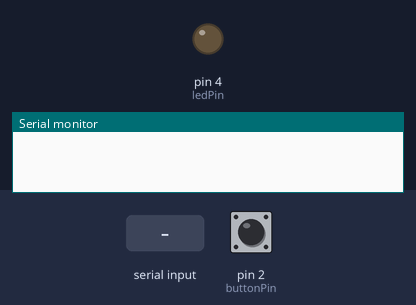
Bench run of a sketch on a simulated Arduino Uno, built with avr-gcc and run on an emulated ATmega328P. Parts: output pins drawn as LEDs (lit = HIGH), the last lines printed to the serial monitor. The test bench sets the inputs (shaded band); at power-on: pin 2 (buttonPin) LOW.

Above: at 2.0 s.
2.1 s: pin 2 (buttonPin) pulled HIGH for 0.15 s
At 3.1 s:
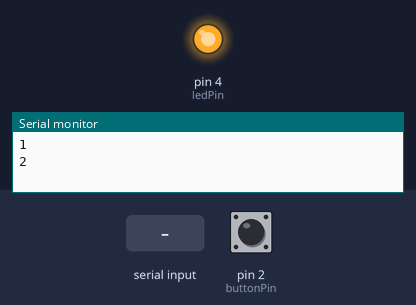
3.7 s: "90,45\n" received over Serial
At 4.6 s:
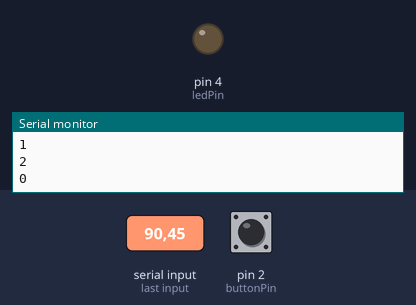
Timing chart, 0 to 6.7 s (numbered marks = the images above; inputs shaded):
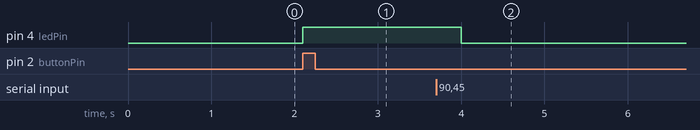

The sketch:

serial_led.ino
```cpp
/*
  Project8

  This script is based on project 6

  modified 15 July 2024
  by Yasmin Bohak
  modified 16 July 2024 (project 8)
  by Yasmin Bohak

  Interupt led on but off only x seconds after turned off using MsTimer2
  x is input read from the serial monitor

*/
int ledPin = 4;
//Short pin 6 --> 2 on the arduino board
int buttonPin = 2;//6;
int buttonState = LOW;
long t = 0;
long value = -1;
String value_read = "-1";
bool wrong_input = false;


//Libraries
#include <MsTimer2.h>


void setup() {
  pinMode(ledPin, OUTPUT);          // Initialize the LED pin as an output
  pinMode(buttonPin, INPUT); // Initialize the button pin with internal pull-up
  Serial.begin(115200); // Initialize serial communication

  // Attach interrupt to buttonPin, call the function on RISING edge
  attachInterrupt(digitalPinToInterrupt(buttonPin), buttonFun, CHANGE);
  }

void loop() {
  //add some delay
  delay(1000);
  // Continously check for input from serial monitor, but only read when an input was giver
  if (Serial.available() > 0) {
    // Break the loop if we encounter a non-digit character
    value_read = Serial.readStringUntil('\n');
    //If the input is not a digit, print error message and exist the loop
    value = value_read.toInt();
    for (int i = 0; i < value_read.length(); i++) {
      //if (!isDigit(value_read[i])) {
        // If input is not a digit print eror
        //wrong_input = true;
      //}
    //}
    //if (wrong_input == true) {
      //Serial.println("Only numbers (in ms) can be given as input, please try again.");
      //wrong_input = false;
    //}
    //else {
    //Serial.println("I received: ");
      //Serial.println(value);
      //Set up the timer is set up using input from serial monitor
      MsTimer2::set(value, turn_off); // Set timer to value ms
    }
  }
}


// Interrupt service routine (ISR)
void buttonFun() {
   buttonState = digitalRead(buttonPin);
   if (buttonState == HIGH) {
      digitalWrite(ledPin, HIGH);
      MsTimer2::start();
      Serial.println("1"); //send back to python
   }
   else {
    Serial.println("2"); //send back to python- button state is off
   }
}

void turn_off() {
   digitalWrite(ledPin, LOW);
   Serial.println("0"); //send back to python
   MsTimer2::stop();
}

  
```

Measured:
- after the input at 2.1 s, pin 4 (ledPin): LOW → HIGH at once
- after the input at 3.7 s, pin 4 (ledPin): HIGH → LOW after 0.30 s
